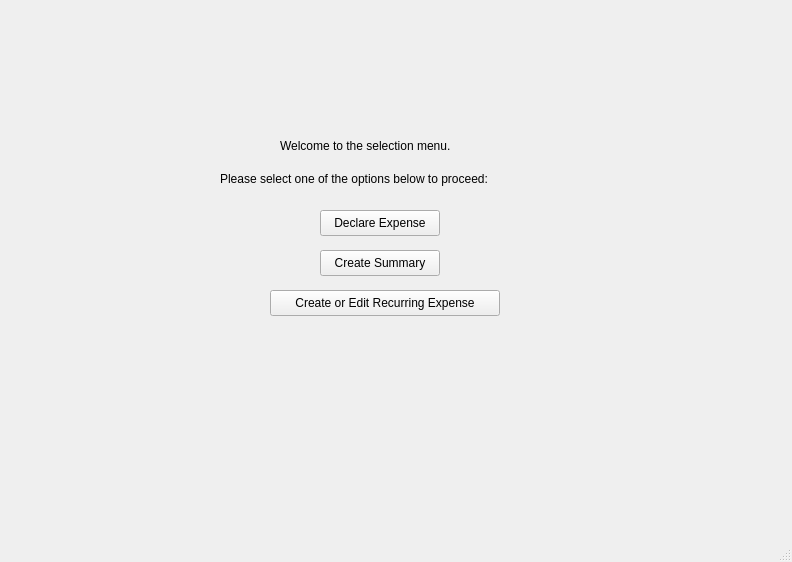
<?xml version="1.0" encoding="UTF-8"?>
<ui version="4.0">
 <class>MainWindow</class>
 <widget class="QMainWindow" name="MainWindow">
  <property name="geometry">
   <rect>
    <x>0</x>
    <y>0</y>
    <width>792</width>
    <height>562</height>
   </rect>
  </property>
  <property name="palette">
   <palette>
    <active>
     <colorrole role="Shadow">
      <brush brushstyle="SolidPattern">
       <color alpha="255">
        <red>0</red>
        <green>0</green>
        <blue>0</blue>
       </color>
      </brush>
     </colorrole>
    </active>
    <inactive>
     <colorrole role="Shadow">
      <brush brushstyle="SolidPattern">
       <color alpha="255">
        <red>0</red>
        <green>0</green>
        <blue>0</blue>
       </color>
      </brush>
     </colorrole>
    </inactive>
    <disabled>
     <colorrole role="Shadow">
      <brush brushstyle="SolidPattern">
       <color alpha="255">
        <red>0</red>
        <green>0</green>
        <blue>0</blue>
       </color>
      </brush>
     </colorrole>
    </disabled>
   </palette>
  </property>
  <property name="windowTitle">
   <string>MainWindow</string>
  </property>
  <widget class="QWidget" name="centralwidget">
   <widget class="QPushButton" name="DeclareExpenseBtn">
    <property name="geometry">
     <rect>
      <x>320</x>
      <y>210</y>
      <width>120</width>
      <height>26</height>
     </rect>
    </property>
    <property name="text">
     <string>Declare Expense</string>
    </property>
   </widget>
   <widget class="QLabel" name="label">
    <property name="geometry">
     <rect>
      <x>280</x>
      <y>100</y>
      <width>221</width>
      <height>91</height>
     </rect>
    </property>
    <property name="text">
     <string>Welcome to the selection menu.</string>
    </property>
    <property name="wordWrap">
     <bool>true</bool>
    </property>
   </widget>
   <widget class="QPushButton" name="RecurringExpenseBtn">
    <property name="geometry">
     <rect>
      <x>270</x>
      <y>290</y>
      <width>230</width>
      <height>26</height>
     </rect>
    </property>
    <property name="text">
     <string>Create or Edit Recurring Expense</string>
    </property>
   </widget>
   <widget class="QPushButton" name="pushButton_3">
    <property name="geometry">
     <rect>
      <x>320</x>
      <y>250</y>
      <width>120</width>
      <height>26</height>
     </rect>
    </property>
    <property name="mouseTracking">
     <bool>false</bool>
    </property>
    <property name="text">
     <string>Create Summary</string>
    </property>
   </widget>
   <widget class="QLabel" name="label_2">
    <property name="geometry">
     <rect>
      <x>220</x>
      <y>170</y>
      <width>351</width>
      <height>18</height>
     </rect>
    </property>
    <property name="text">
     <string>Please select one of the options below to proceed:</string>
    </property>
   </widget>
  </widget>
  <widget class="QMenuBar" name="menubar">
   <property name="geometry">
    <rect>
     <x>0</x>
     <y>0</y>
     <width>792</width>
     <height>23</height>
    </rect>
   </property>
  </widget>
  <widget class="QStatusBar" name="statusbar"/>
 </widget>
 <resources/>
 <connections/>
</ui>
